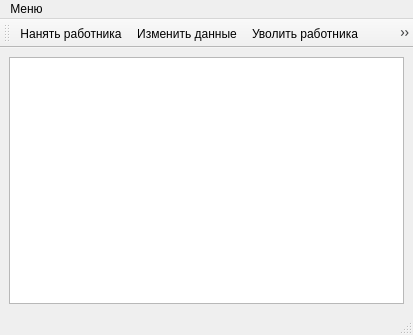
<?xml version="1.0" encoding="UTF-8"?>
<ui version="4.0">
 <class>MainWindow</class>
 <widget class="QMainWindow" name="MainWindow">
  <property name="geometry">
   <rect>
    <x>0</x>
    <y>0</y>
    <width>413</width>
    <height>335</height>
   </rect>
  </property>
  <property name="windowTitle">
   <string>MainWindow</string>
  </property>
  <widget class="QWidget" name="centralwidget">
   <layout class="QHBoxLayout" name="horizontalLayout">
    <item>
     <widget class="QTableWidget" name="mainTable"/>
    </item>
   </layout>
  </widget>
  <widget class="QStatusBar" name="statusbar"/>
  <widget class="QToolBar" name="toolBar">
   <property name="windowTitle">
    <string>toolBar</string>
   </property>
   <attribute name="toolBarArea">
    <enum>TopToolBarArea</enum>
   </attribute>
   <attribute name="toolBarBreak">
    <bool>false</bool>
   </attribute>
   <addaction name="addWorker"/>
   <addaction name="editWorker"/>
   <addaction name="deleteWorker"/>
   <addaction name="logOut"/>
  </widget>
  <widget class="QMenuBar" name="menubar">
   <property name="geometry">
    <rect>
     <x>0</x>
     <y>0</y>
     <width>413</width>
     <height>20</height>
    </rect>
   </property>
   <widget class="QMenu" name="menu">
    <property name="title">
     <string>Меню</string>
    </property>
    <addaction name="addWorker"/>
    <addaction name="editWorker"/>
    <addaction name="deleteWorker"/>
    <addaction name="separator"/>
    <addaction name="logOut"/>
   </widget>
   <addaction name="menu"/>
  </widget>
  <action name="addWorker">
   <property name="icon">
    <iconset resource="resources.qrc">
     <normaloff>:/img/icon/add.png</normaloff>:/img/icon/add.png</iconset>
   </property>
   <property name="text">
    <string>Нанять работника</string>
   </property>
  </action>
  <action name="editWorker">
   <property name="icon">
    <iconset resource="resources.qrc">
     <normaloff>:/img/icon/edit.png</normaloff>:/img/icon/edit.png</iconset>
   </property>
   <property name="text">
    <string>Изменить данные</string>
   </property>
  </action>
  <action name="deleteWorker">
   <property name="icon">
    <iconset resource="resources.qrc">
     <normaloff>:/img/icon/delete.png</normaloff>:/img/icon/delete.png</iconset>
   </property>
   <property name="text">
    <string>Уволить работника</string>
   </property>
  </action>
  <action name="logOut">
   <property name="icon">
    <iconset resource="resources.qrc">
     <normaloff>:/img/icon/logout.png</normaloff>:/img/icon/logout.png</iconset>
   </property>
   <property name="text">
    <string>Выйти из учетной записи</string>
   </property>
  </action>
 </widget>
 <resources>
  <include location="resources.qrc"/>
 </resources>
 <connections/>
</ui>
